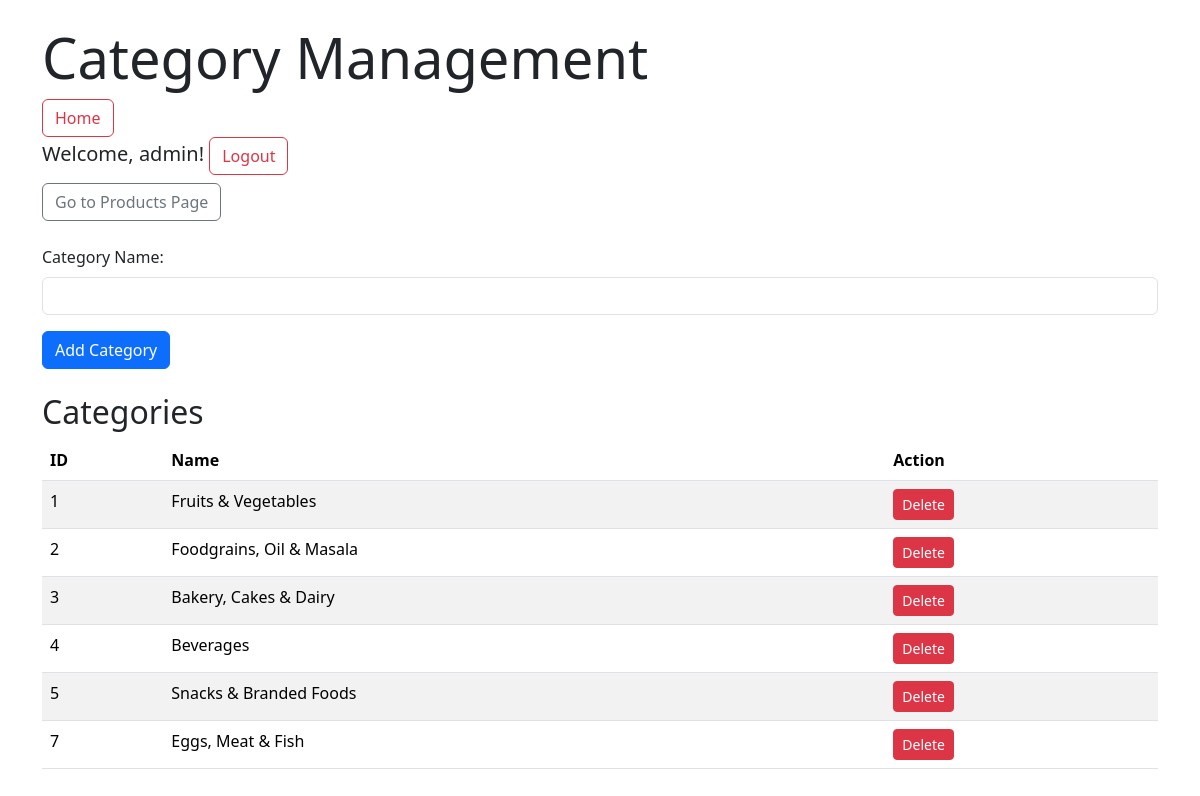
Page /category (signed in) on the committed database.
### app.py (models this page shows)
class Category(db.Model):
    __tablename__ = 'categories'
    id = Column(Integer, primary_key=True)
    name = Column(String)
    products = relationship("Product", back_populates="category")

### app.py (the view, shortened to what this page needs)
@app.route('/category', methods = ['GET', 'POST'])
def category():
     if 'is_manager' not in session or not session['is_manager']:
         return redirect(url_for('manager'))
     categories = db.session.execute(text('SELECT * FROM categories')).fetchall()
     return render_template('category.html', categories=categories)

### templates/category.html (shortened to what this page needs)
<!DOCTYPE html>
<html>
<head>
    <link href="https://cdn.jsdelivr.net/npm/bootstrap@5.3.2/dist/css/bootstrap.min.css" rel="stylesheet">
</head>
<body>
    <div class="container mt-4">
        <h1 class="display-4">Category Management</h1>
        <div class="mb-4">
            <a href="/" class="btn btn-outline-danger">Home</a>
            <h5>Welcome, {{ session['username'] }}! <a href="/logout" class="btn btn-outline-danger">Logout</a></h5>
            <h5><a href="{{ url_for('products') }}" class="btn btn-outline-secondary">Go to Products Page</a></h5>
        </div>
        <form method="POST">
            <div class="mb-3">
                <label for="name" class="form-label">Category Name:</label>
                <input type="text" id="name" name="name" class="form-control" required>
            </div>
            <button type="submit" class="btn btn-primary">Add Category</button>
        </form>
        <h2 class="mt-4">Categories</h2>
        <table class="table table-striped">
            <thead>
                <tr>
                    <th>ID</th>
                    <th>Name</th>
                    <th>Action</th>
                </tr>
            </thead>
            <tbody>
                {% for category in categories %}
                <tr>
                    <td>{{ category.id }}</td>
                    <td>{{ category.name }}</td>
                    <td>
                        <form method="POST">
                            <button type="submit" class="btn btn-danger btn-sm">Delete</button>
                        </form>
                    </td>
                </tr>
                {% endfor %}
            </tbody>
        </table>
    </div>
</body>
</html>

### rows in the picture
Category: id "1", name "Fruits & Vegetables"
Category: id "2", name "Foodgrains, Oil & Masala"
Category: id "3", name "Bakery, Cakes & Dairy"
Category: id "4", name "Beverages"
Category: id "5", name "Snacks & Branded Foods"
Category: id "7", name "Eggs, Meat & Fish"

### other values in the picture
{{ session['username'] }} "admin"
